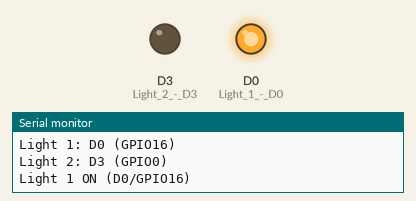
Recording of a sketch running on a simulated ESP8266 (NodeMCU). On the bench: output pins drawn as LEDs (lit = HIGH), the last lines printed to the serial monitor.

Above: at 2.0 s.
At 5.0 s:
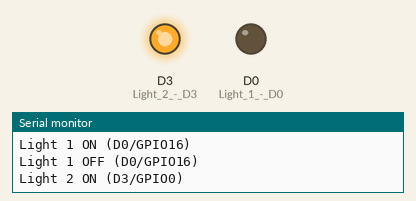
At 8.0 s:
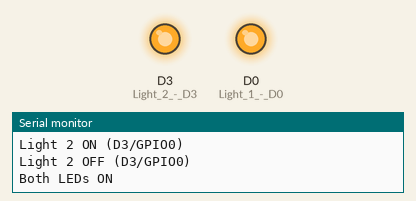
At 10.0 s:
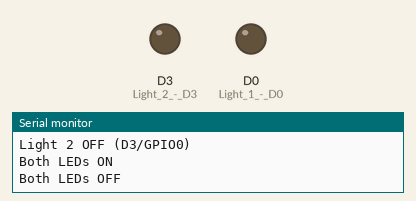
Timing chart, 0 to 14.0 s (numbered marks = the images above):
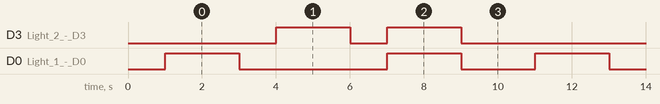

Measured:
- by itself, D3 (Light_2_-_D3): repeats every 10.0 s: LOW 1.0 s, HIGH 2.0 s, LOW 5.0 s, HIGH 2.0 s
- by itself, D0 (Light_1_-_D0): repeats every 10.0 s: LOW 4.0 s, HIGH 2.0 s, LOW 2.0 s, HIGH 2.0 s
- by itself, everything shown: repeats every 10.0 s, in 6 steps

The sketch:

esp8266_test_led.ino
```cpp
// Test LED ESP8266 - Simple blink test
void setup() {
  Serial.begin(115200);
  delay(1000);
  Serial.println("ESP8266 LED Test Starting...");

  // Initialize LED pins for ESP8266 (using D pin notation)
  pinMode(D0, OUTPUT);  // Light 1 - D0 (GPIO16)
  pinMode(D3, OUTPUT);  // Light 2 - D3 (GPIO0)

  Serial.println("Testing LEDs with ESP8266 pins...");
  Serial.println("Light 1: D0 (GPIO16)");
  Serial.println("Light 2: D3 (GPIO0)");
}

void loop() {
  // Test Light 1 (D0 - GPIO16)
  Serial.println("Light 1 ON (D0/GPIO16)");
  digitalWrite(D0, HIGH);
  delay(2000);

  Serial.println("Light 1 OFF (D0/GPIO16)");
  digitalWrite(D0, LOW);
  delay(1000);

  // Test Light 2 (D3 - GPIO0)
  Serial.println("Light 2 ON (D3/GPIO0)");
  digitalWrite(D3, HIGH);
  delay(2000);

  Serial.println("Light 2 OFF (D3/GPIO0)");
  digitalWrite(D3, LOW);
  delay(1000);

  // Test both LEDs
  Serial.println("Both LEDs ON");
  digitalWrite(D0, HIGH);
  digitalWrite(D3, HIGH);
  delay(2000);

  Serial.println("Both LEDs OFF");
  digitalWrite(D0, LOW);
  digitalWrite(D3, LOW);
  delay(2000);

  Serial.println("=== Test cycle complete ===\n");
}
```

esp8266_iot_control.ino
```cpp

```
